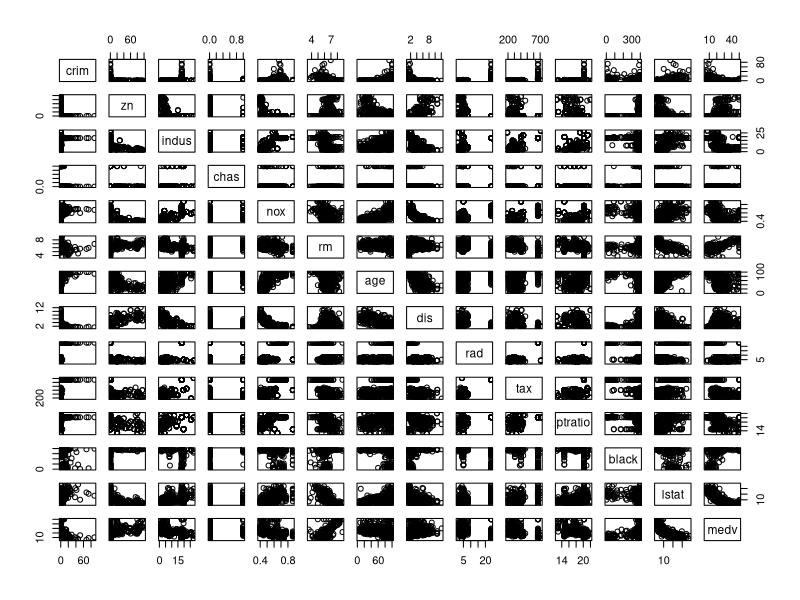
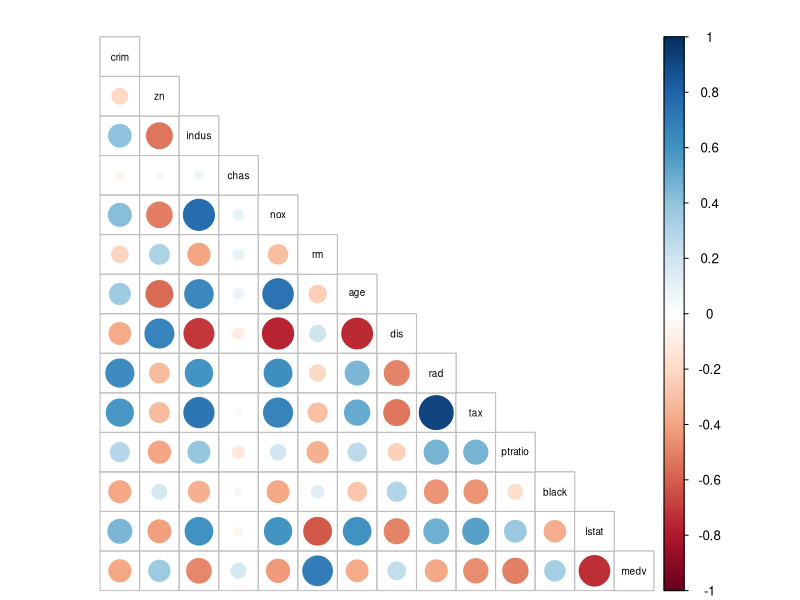
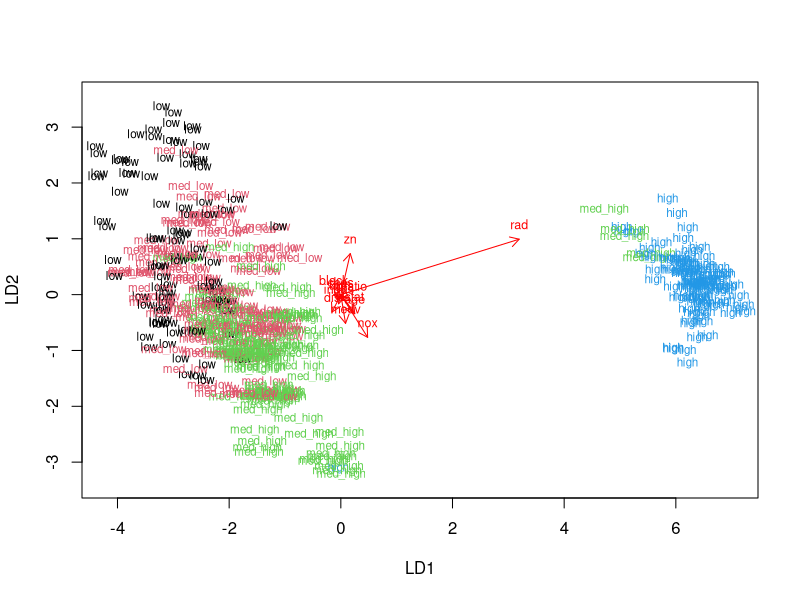
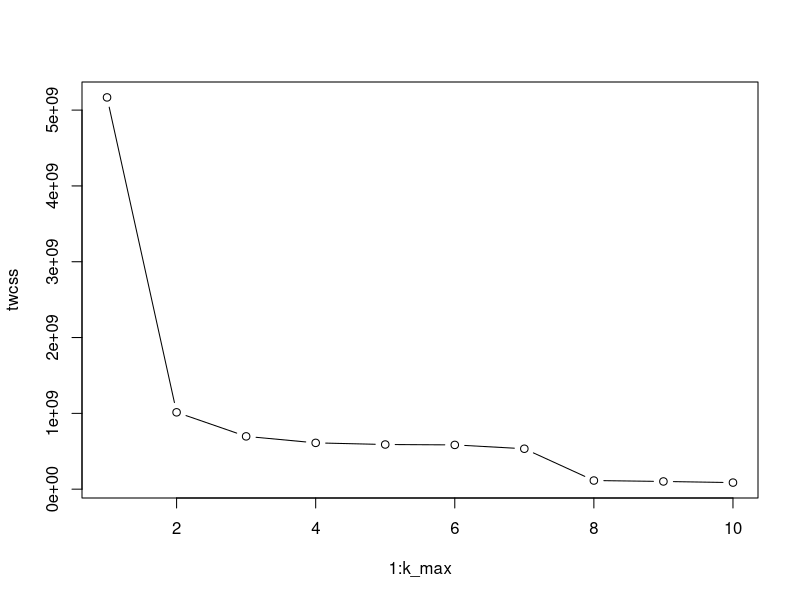
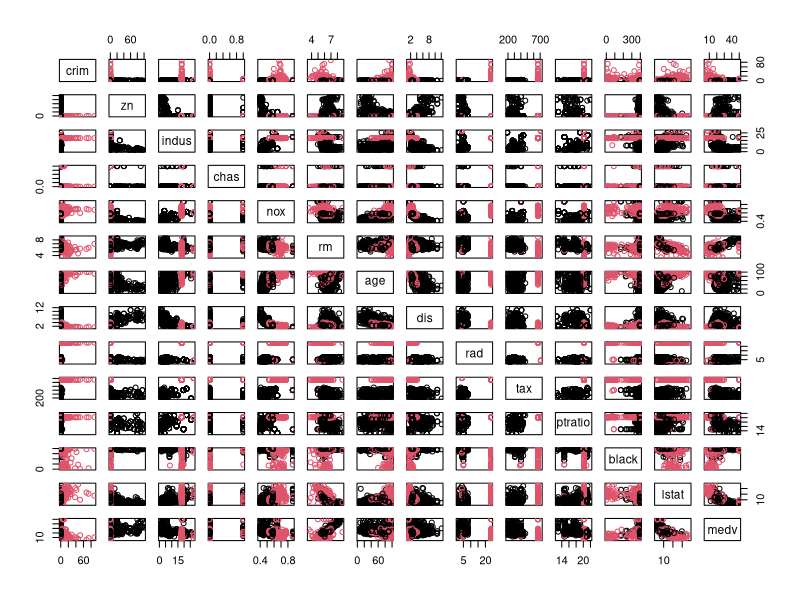

Recreate these plots in R, in order.
## ---- chunk 1
library(MASS)
library(corrplot)
library(tidyverse)
library(tidyr)
library(dplyr)
## ---- chunk 2
data("Boston")
cor_matrix<-cor(Boston) 
cor_matrix %>% round(digits = 2)
## ---- chunk 3

summary(Boston)
str(Boston)
pairs(Boston)

corrplot(cor_matrix, method="circle", type="lower", cl.pos = "r", tl.pos = "d", tl.cex = 0.6, tl.col="black")
## ---- chunk 4
data_scaled <- scale(Boston)
summary(data_scaled)
## ---- chunk 5
data_scaled <- as.data.frame(data_scaled)
## ---- chunk 6
crim_scaled <- data_scaled$crim
summary(crim_scaled)
bins <- quantile(crim_scaled)
crime <- cut(crim_scaled, breaks = bins, include.lowest = TRUE, labels=c("low", "med_low", "med_high", "high"))
data_scaled <- dplyr::select(data_scaled, -crim)
data_scaled <- data.frame(data_scaled, crime)

## ---- chunk 7
n <- nrow(data_scaled)
ind <- sample(n,  size = n * 0.8)
train <- data_scaled[ind,]
test <- data_scaled[-ind,]
## ---- chunk 8
lda.fit <- lda(crime ~ ., data = train)

lda.fit

lda.arrows <- function(x, myscale = 1, arrow_heads = 0.1, color = "red", tex = 0.75, choices = c(1,2)){
  heads <- coef(x)
  arrows(x0 = 0, y0 = 0, 
         x1 = myscale * heads[,choices[1]], 
         y1 = myscale * heads[,choices[2]], col=color, length = arrow_heads)
  text(myscale * heads[,choices], labels = row.names(heads), 
       cex = tex, col=color, pos=3)
}

classes <- as.numeric(train$crime)

plot(lda.fit, dimen = 2, col = classes, pch = classes)
lda.arrows(lda.fit, myscale = 1)
## ---- chunk 9
correct_classes <- test$crime
test <- dplyr::select(test, -crime)

lda.pred <- predict(lda.fit, newdata = test)
table(correct = correct_classes, predicted = lda.pred$class)
## ---- chunk 10
data("Boston")
data_scaled <- scale(Boston)
data_scaled <- as.data.frame(data_scaled)
## ---- chunk 11
dist_eu <- dist(Boston)
summary(dist_eu)
## ---- chunk 12
set.seed(123)

k_max <- 10
twcss <- sapply(1:k_max, function(k){kmeans(dist_eu, k)$tot.withinss})

plot(1:k_max, twcss, type='b')
## ---- chunk 13
km <-kmeans(dist_eu, centers = 2)

pairs(Boston, col = km$cluster)
## ---- chunk 14
km
